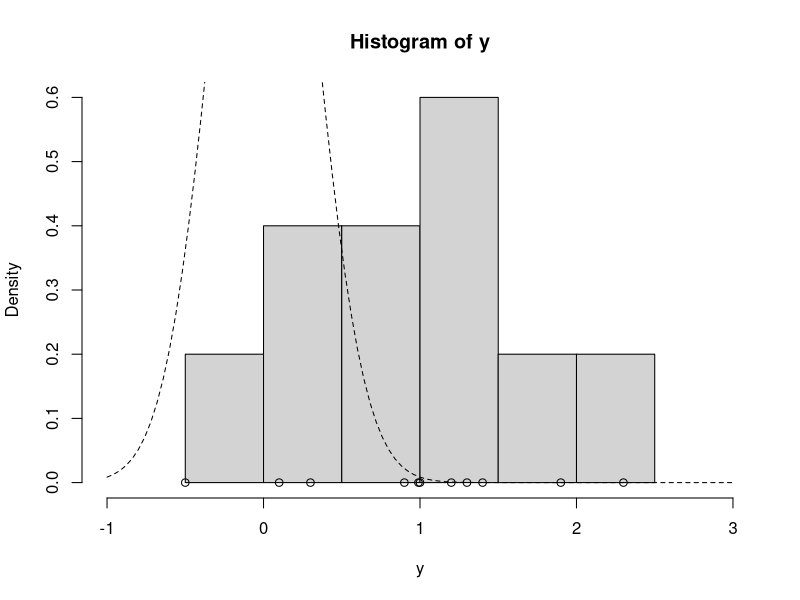
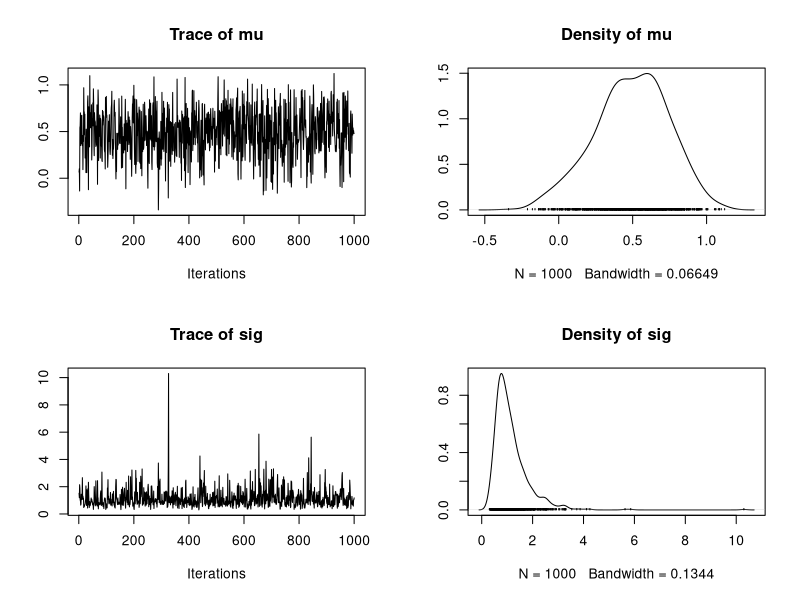

Generate these figures, in order, with R:
## ---- chunk 1
update_mu = function(n, ybar, sig2, mu_0, sig2_0){
	sig2_1 = 1.0 / (n/sig2 + 1/sig2_0)
	mu_1 = sig2_1 * (n*ybar/sig2 + mu_0/sig2_0)
	rnorm(n=1, mean=mu_1, sd=sqrt(sig2_1))
}
## ---- chunk 2
update_sig2 = function(n, y, mu, nu_0, beta_0){
	nu_1 = nu_0 + n/2.0
	sumsq = sum((y - mu)^2)
	beta_1 = beta_0 + sumsq/2.0
	out_gamma = rgamma(n=1, shape=nu_1, rate=beta_1)
	1.0/out_gamma
}
## ---- chunk 3
gibbs = function(y, n_iter, init, prior){
  ybar = mean(y)
  n = length(y)
  
  mu_out = numeric(n_iter)
  sig2_out = numeric(n_iter)
  
  mu_now = init$mu
  
  for(i in 1:n_iter){
    sig2_now = update_sig2(n=n, y=y, mu=mu_now, nu_0=prior$nu_0, beta_0=prior$beta_0)
    mu_now = update_mu(n=n, ybar=ybar, sig2=sig2_now, mu=prior$mu_0, sig2_0=prior$sig2_0)
    sig2_out[i] = sig2_now
    mu_out[i] = mu_now
  }
  cbind(mu=mu_out, sig=sig2_out)
}
## ---- chunk 4
y = c(1.2, 1.4, -.5, .3, .9, 2.3, 1.0, .1, 1.3, 1.9)
ybar = mean(y)
n = length(y)
## ---- chunk 5
prior = list()
prior$mu_0 = 0.0
prior$sig2_0 = 0.1
prior$nu_0 = 1.0
prior$beta_0 = 1.0
## ---- chunk 6
hist(y, freq = FALSE, xlim=c(-1,3))
curve(dnorm(x=x, mean = prior$mu_0, sd = sqrt(prior$sig2_0)), lty=2, add=TRUE)
points(y, rep(0,n), pch=1)
points(ybar, 0, pch=1)
## ---- chunk 7
init = list()
init$mu = 0
## ---- chunk 8
set.seed(53)
post = gibbs(y=y, n_iter=1e3, init=init, prior=prior)
## ---- chunk 9
library(coda)
plot(as.mcmc(post))
## ---- chunk 10
summary(as.mcmc(post))
